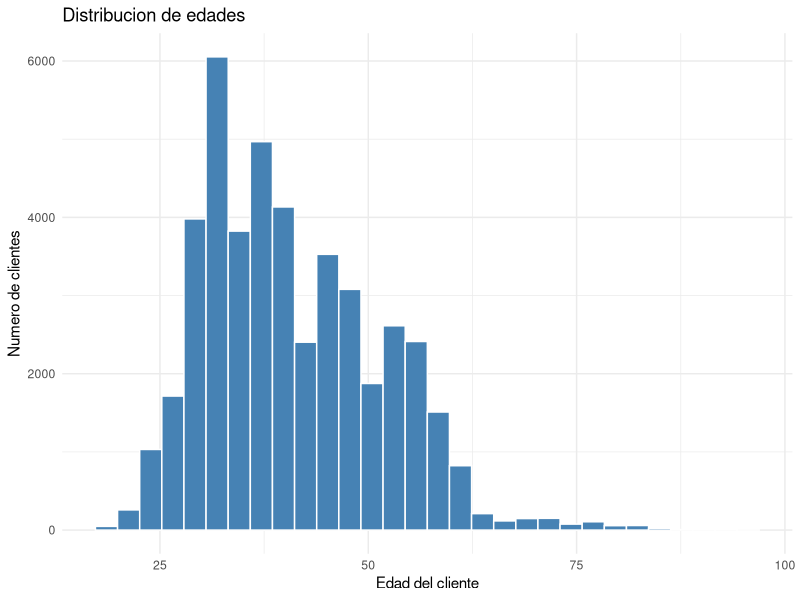
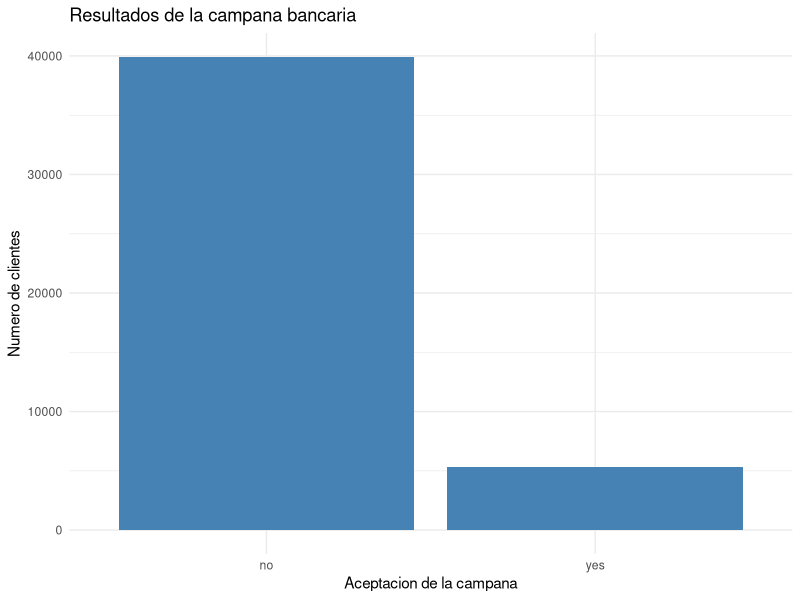
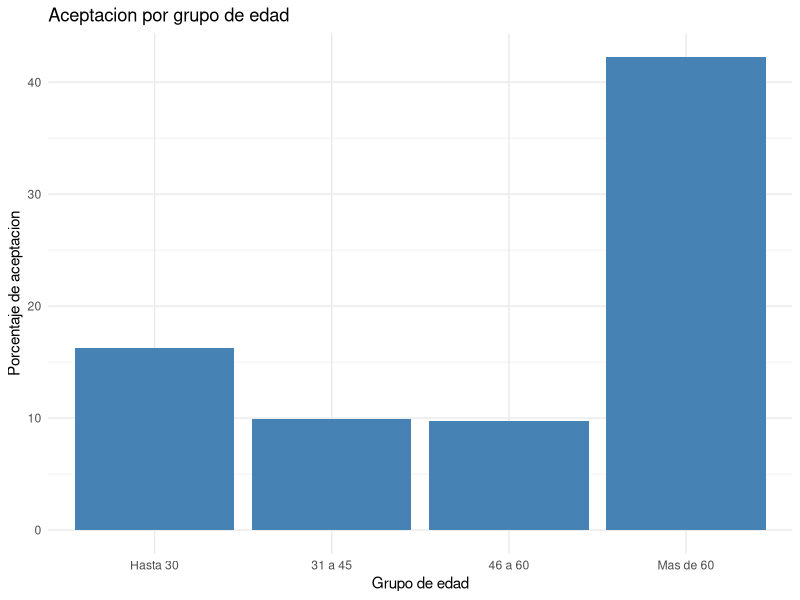
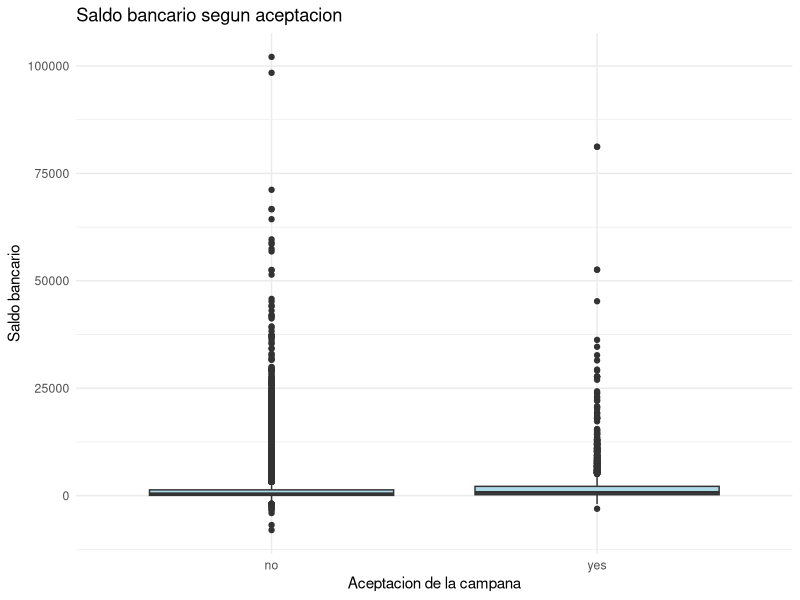
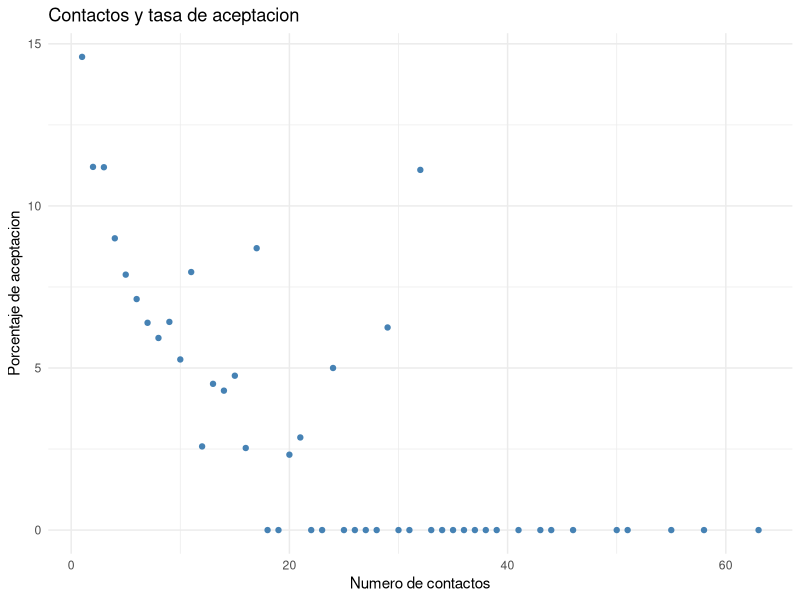
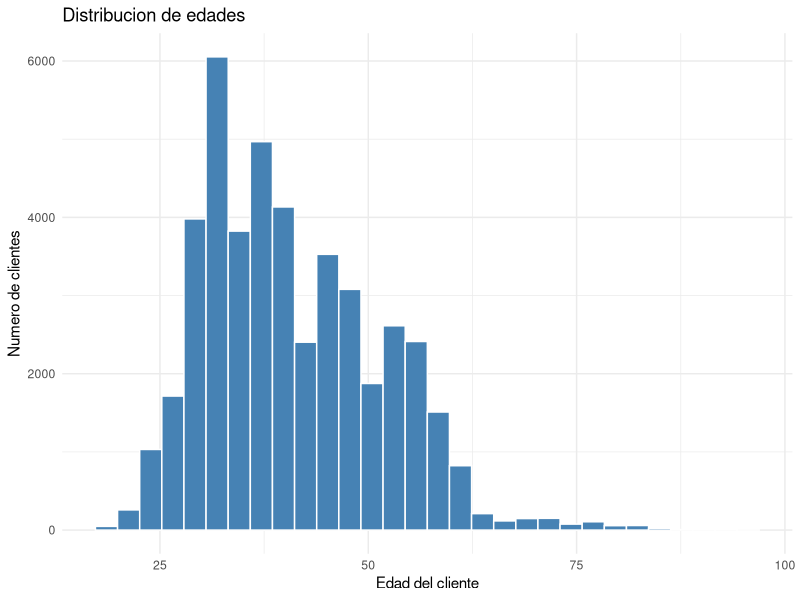
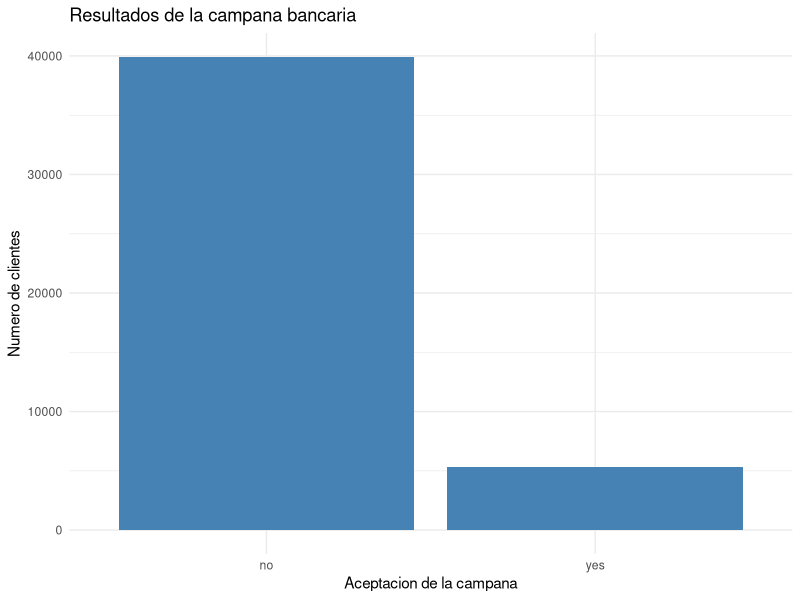
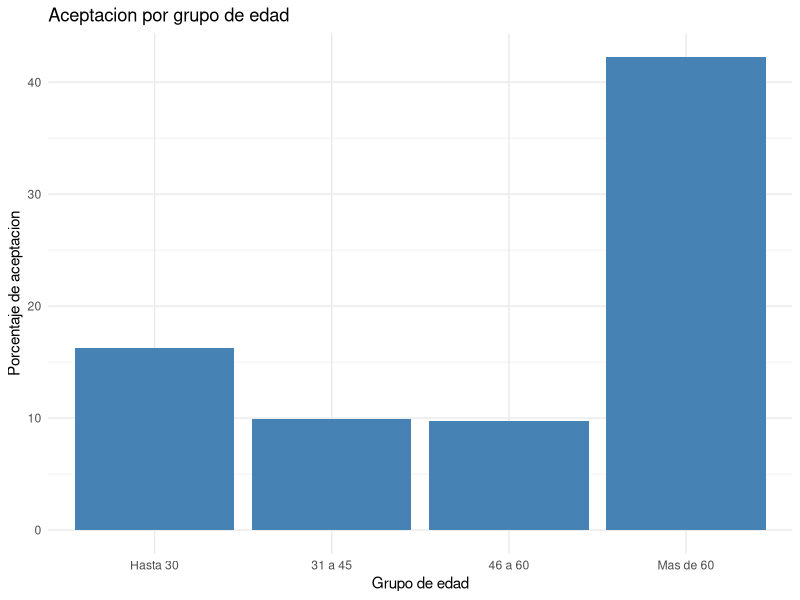

These figures' R source, in order:

# PROYECTO FINAL DE ANALITICA DE NEGOCIOS
# Marketing bancario y comportamiento de los clientes
# Maria Camila Salamanca y Veronica Sandoval

# PARTE 1: IMPORTACION, REVISION Y LIMPIEZA DE DATOS

# 1. INSTALAR Y CARGAR LIBRERIAS
# Instalar readxl solamente si no esta instalada.
if (!requireNamespace("readxl", quietly = TRUE)) {
  install.packages("readxl")
}

# Cargar la libreria para leer archivos Excel.
library(readxl)

# 2. IMPORTAR LA BASE DE DATOS

# Leer la hoja bank-full del archivo Excel.
banco <- read_excel(
  "base de datos analitica .xlsx",
  sheet = "bank-full"
)

# Mostrar las primeras seis filas.
head(banco)

# Mostrar la cantidad de filas y columnas.
dim(banco)

# Conocer los nombres de las variables.
names(banco)

# Revisar el tipo de cada variable.
str(banco)

# 3. REVISION GENERAL DE LOS DATOS
# Obtener un resumen de todas las variables.
summary(banco)

# Contar los valores faltantes por variable.
colSums(is.na(banco))

# Contar las filas duplicadas.
sum(duplicated(banco))

# Revisar los resultados de la campaña bancaria.
table(banco$y)

# Calcular el porcentaje de clientes que aceptaron.
prop.table(table(banco$y)) * 100

# 4. PREPARAR LA VARIABLE DEPENDIENTE
# Crear una variable numerica para la aceptacion.
# El valor 1 significa que el cliente acepto.
# El valor 0 significa que el cliente no acepto.
banco$acepta <- ifelse(banco$y == "yes", 1, 0)

# Verificar la nueva variable.
table(banco$acepta)

# Calcular la tasa general de aceptacion.
mean(banco$acepta) * 100

# 5. PREPARAR LAS VARIABLES EXPLICATIVAS
# Convertir las variables categoricas en factores.
banco$job <- as.factor(banco$job)
banco$marital <- as.factor(banco$marital)
banco$education <- as.factor(banco$education)
banco$default <- as.factor(banco$default)
banco$housing <- as.factor(banco$housing)
banco$loan <- as.factor(banco$loan)
banco$contact <- as.factor(banco$contact)
banco$month <- as.factor(banco$month)
banco$poutcome <- as.factor(banco$poutcome)

# Verificar que las variables quedaron preparadas.
str(banco)

# 6. REVISAR LA BASE FINAL
# Contar nuevamente los registros.
nrow(banco)

# Mostrar las primeras observaciones preparadas.
head(banco)

# Verificar que la variable acepta no tenga faltantes.
sum(is.na(banco$acepta))


# PARTE 2: ESTADISTICAS DESCRIPTIVAS Y GRAFICOS

# 1. CARGAR LA LIBRERIA PARA LOS GRAFICOS
# Instalar ggplot2 si no esta instalada.
if (!requireNamespace("ggplot2", quietly = TRUE)) {
  install.packages("ggplot2")
}

# Cargar la libreria ggplot2.
library(ggplot2)


# 2. CREAR LA CARPETA DE RESULTADOS

# Crear una carpeta para guardar tablas y graficos.
dir.create("resultados", showWarnings = FALSE)


# 3. ESTADISTICAS DESCRIPTIVAS

# Seleccionar las variables numericas principales.
variables <- c("age", "balance", "duration",
               "campaign", "previous")

# Calcular el promedio de cada variable.
sapply(banco[variables], mean, na.rm = TRUE)

# Calcular el valor minimo.
sapply(banco[variables], min, na.rm = TRUE)

# Calcular el valor maximo.
sapply(banco[variables], max, na.rm = TRUE)

# Calcular la desviacion estandar.
sapply(banco[variables], sd, na.rm = TRUE)

# Crear una tabla descriptiva completa.
tabla_descriptiva <- data.frame(
  Variable = variables,
  Promedio = sapply(banco[variables], mean, na.rm = TRUE),
  Minimo = sapply(banco[variables], min, na.rm = TRUE),
  Maximo = sapply(banco[variables], max, na.rm = TRUE),
  Desviacion = sapply(banco[variables], sd, na.rm = TRUE)
)

# Mostrar la tabla.
print(tabla_descriptiva)

# Guardar la tabla en formato CSV.
write.csv(tabla_descriptiva,
          "resultados/tabla_descriptiva.csv",
          row.names = FALSE)


# 4. ANALISIS DE ACEPTACION BANCARIA

# Contar clientes que aceptaron y rechazaron.
table(banco$y)

# Calcular porcentajes de aceptacion y rechazo.
round(prop.table(table(banco$y)) * 100, 2)

# Calcular la tasa general de aceptacion.
mean(banco$acepta) * 100

# Comparar promedios entre quienes aceptaron y no.
aggregate(
  banco[variables],
  by = list(Aceptacion = banco$y),
  FUN = mean,
  na.rm = TRUE
)


# 5. TABLAS POR CARACTERISTICAS DEL CLIENTE

# Calcular aceptacion segun nivel educativo.
tabla_educacion <- aggregate(
  acepta ~ education,
  data = banco,
  FUN = mean
)

# Convertir la tasa a porcentaje.
tabla_educacion$acepta <- tabla_educacion$acepta * 100

# Mostrar los resultados.
print(tabla_educacion)


# Calcular aceptacion segun estado civil.
tabla_estado_civil <- aggregate(
  acepta ~ marital,
  data = banco,
  FUN = mean
)

# Convertir a porcentaje.
tabla_estado_civil$acepta <- tabla_estado_civil$acepta * 100

# Mostrar la tabla.
print(tabla_estado_civil)


# Calcular aceptacion segun prestamo personal.
tabla_prestamo <- aggregate(
  acepta ~ loan,
  data = banco,
  FUN = mean
)

# Convertir a porcentaje.
tabla_prestamo$acepta <- tabla_prestamo$acepta * 100

# Mostrar los resultados.
print(tabla_prestamo)


# 6. CREAR GRUPOS DE EDAD

# Clasificar a los clientes por rangos de edad.
banco$grupo_edad <- cut(
  banco$age,
  breaks = c(0, 30, 45, 60, Inf),
  labels = c("Hasta 30", "31 a 45",
             "46 a 60", "Mas de 60"),
  include.lowest = TRUE
)

# Calcular la tasa de aceptacion por grupo.
tabla_edad <- aggregate(
  acepta ~ grupo_edad,
  data = banco,
  FUN = mean
)

# Convertir a porcentaje.
tabla_edad$acepta <- tabla_edad$acepta * 100

# Mostrar la tabla.
print(tabla_edad)


# 7. GRAFICO DE DISTRIBUCION DE EDAD

# Crear un histograma de edades.
grafico_edad <- ggplot(banco, aes(x = age)) +
  geom_histogram(bins = 30, fill = "steelblue",
                 color = "white") +
  labs(
    title = "Distribucion de edades",
    x = "Edad del cliente",
    y = "Numero de clientes"
  ) +
  theme_minimal()

# Mostrar el grafico.
print(grafico_edad)

# Guardar el grafico.
ggsave("resultados/grafico_edad.png",
       plot = grafico_edad, width = 8, height = 5)


# 8. GRAFICO DE ACEPTACION BANCARIA

# Crear un grafico de aceptacion y rechazo.
grafico_aceptacion <- ggplot(banco, aes(x = y)) +
  geom_bar(fill = "steelblue") +
  labs(
    title = "Resultados de la campana bancaria",
    x = "Aceptacion de la campana",
    y = "Numero de clientes"
  ) +
  theme_minimal()

# Mostrar el grafico.
print(grafico_aceptacion)

# Guardar el grafico.
ggsave("resultados/grafico_aceptacion.png",
       plot = grafico_aceptacion,
       width = 8, height = 5)


# 9. GRAFICO DE ACEPTACION POR EDAD

# Crear un grafico con los porcentajes por edad.
grafico_grupo_edad <- ggplot(
  tabla_edad,
  aes(x = grupo_edad, y = acepta)
) +
  geom_col(fill = "steelblue") +
  labs(
    title = "Aceptacion por grupo de edad",
    x = "Grupo de edad",
    y = "Porcentaje de aceptacion"
  ) +
  theme_minimal()

# Mostrar el grafico.
print(grafico_grupo_edad)

# Guardar el grafico.
ggsave("resultados/grafico_grupo_edad.png",
       plot = grafico_grupo_edad,
       width = 8, height = 5)


# 10. GRAFICO DE SALDO BANCARIO

# Comparar el saldo entre clientes que aceptaron y no.
grafico_saldo <- ggplot(
  banco,
  aes(x = y, y = balance)
) +
  geom_boxplot(fill = "lightblue") +
  labs(
    title = "Saldo bancario segun aceptacion",
    x = "Aceptacion de la campana",
    y = "Saldo bancario"
  ) +
  theme_minimal()

# Mostrar el grafico.
print(grafico_saldo)

# Guardar el grafico.
ggsave("resultados/grafico_saldo.png",
       plot = grafico_saldo,
       width = 8, height = 5)


# 11. GRAFICO DE CONTACTOS Y ACEPTACION

# Calcular aceptacion segun numero de contactos.
tabla_contactos <- aggregate(
  acepta ~ campaign,
  data = banco,
  FUN = mean
)

# Convertir la tasa a porcentaje.
tabla_contactos$acepta <- tabla_contactos$acepta * 100

# Crear grafico de dispersion.
grafico_contactos <- ggplot(
  tabla_contactos,
  aes(x = campaign, y = acepta)
) +
  geom_point(color = "steelblue") +
  labs(
    title = "Contactos y tasa de aceptacion",
    x = "Numero de contactos",
    y = "Porcentaje de aceptacion"
  ) +
  theme_minimal()

# Mostrar el grafico.
print(grafico_contactos)

# Guardar el grafico.
ggsave("resultados/grafico_contactos.png",
       plot = grafico_contactos,
       width = 8, height = 5)


# 12. GUARDAR LAS TABLAS ADICIONALES

# Guardar la tabla de aceptacion por educacion.
write.csv(tabla_educacion,
          "resultados/tabla_educacion.csv",
          row.names = FALSE)

# Guardar la tabla de aceptacion por estado civil.
write.csv(tabla_estado_civil,
          "resultados/tabla_estado_civil.csv",
          row.names = FALSE)

# Guardar la tabla de aceptacion por prestamos.
write.csv(tabla_prestamo,
          "resultados/tabla_prestamo.csv",
          row.names = FALSE)

# Guardar la tabla de aceptacion por edad.
write.csv(tabla_edad,
          "resultados/tabla_edad.csv",
          row.names = FALSE)

# Guardar la tabla de contactos.
write.csv(tabla_contactos,
          "resultados/tabla_contactos.csv",
          row.names = FALSE)


# 13. VERIFICAR LOS RESULTADOS

# Mostrar los archivos generados.
list.files("resultados")
